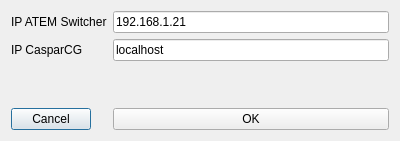
<?xml version="1.0" encoding="UTF-8"?>
<ui version="4.0">
 <class>OptionsMenu</class>
 <widget class="QDialog" name="OptionsMenu">
  <property name="geometry">
   <rect>
    <x>0</x>
    <y>0</y>
    <width>400</width>
    <height>141</height>
   </rect>
  </property>
  <property name="windowTitle">
   <string>Options</string>
  </property>
  <layout class="QFormLayout" name="formLayout">
   <item row="3" column="0">
    <widget class="QPushButton" name="cancelButton">
     <property name="text">
      <string>Cancel</string>
     </property>
    </widget>
   </item>
   <item row="3" column="1">
    <widget class="QPushButton" name="okButton">
     <property name="text">
      <string>OK</string>
     </property>
    </widget>
   </item>
   <item row="1" column="0">
    <widget class="QLabel" name="label">
     <property name="text">
      <string>IP CasparCG</string>
     </property>
    </widget>
   </item>
   <item row="0" column="0">
    <widget class="QLabel" name="label_2">
     <property name="text">
      <string>IP ATEM Switcher</string>
     </property>
    </widget>
   </item>
   <item row="0" column="1">
    <widget class="QLineEdit" name="atemEdit">
     <property name="text">
      <string>192.168.1.21</string>
     </property>
    </widget>
   </item>
   <item row="1" column="1">
    <widget class="QLineEdit" name="casparCGEdit">
     <property name="text">
      <string>localhost</string>
     </property>
    </widget>
   </item>
   <item row="2" column="0">
    <spacer name="verticalSpacer">
     <property name="orientation">
      <enum>Qt::Vertical</enum>
     </property>
     <property name="sizeHint" stdset="0">
      <size>
       <width>20</width>
       <height>40</height>
      </size>
     </property>
    </spacer>
   </item>
  </layout>
 </widget>
 <layoutdefault spacing="6" margin="11"/>
 <resources/>
 <connections/>
</ui>
